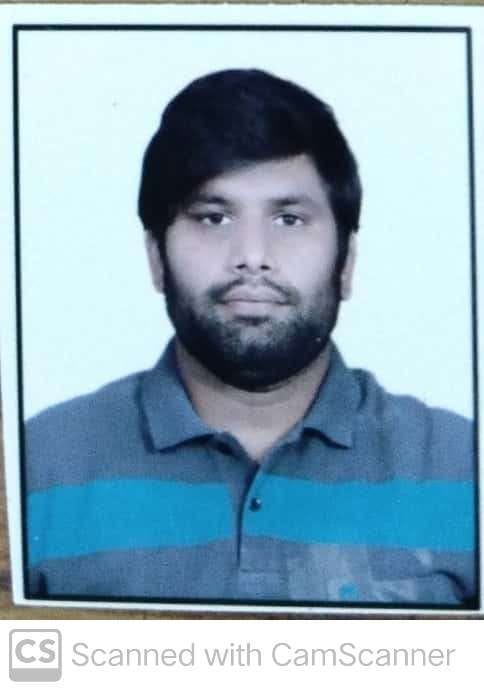
#> input picture photo.jpeg, 484 x 690 px
$ python face_detection_image.py
#> lines starting #> are read from the running program, lines starting #| are printed output that depends on the picture; after the words box and inside, x2 and y2 are one past the last pixel; in counts of white or black regions, pixels touching at a corner belong together
import cv2

face_cascade = cv2.CascadeClassifier("haarcascade_frontalface_default.xml")

img = cv2.imread("photo.jpeg", 1)
#> img is the input picture: shape (690, 484, 3); mean B, G, R 189.5, 173.2, 143.8

gray_img = cv2.cvtColor(img, cv2.COLOR_BGR2GRAY)
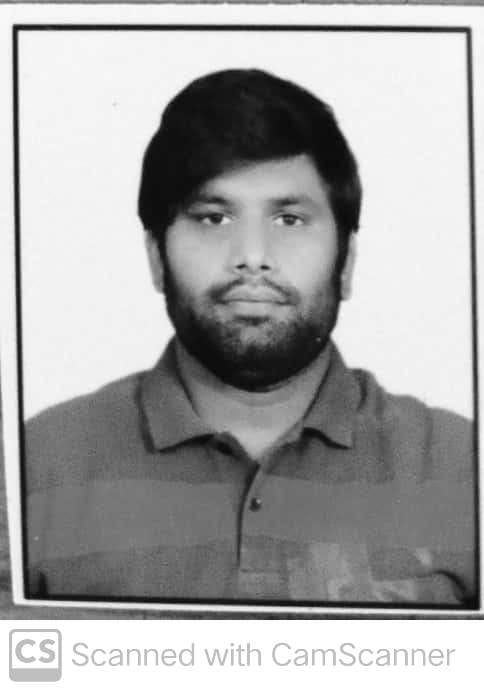
#> gray_img: shape (690, 484); min 4, max 255, mean 166.3

faces = face_cascade.detectMultiScale(gray_img, scaleFactor=1.05, minNeighbors=5)
#> faces = [[153, 141, 202, 202]]

for (x,y,w,h) in faces:
    img = cv2.rectangle(img,(x,y),(x+w,y+h),(255,0,0),2)
#> this loop made 1 pass
#> pass 1, `img = cv2.rectangle(img,(x,y),(x+w,y+h),(255,0,0),2)`:
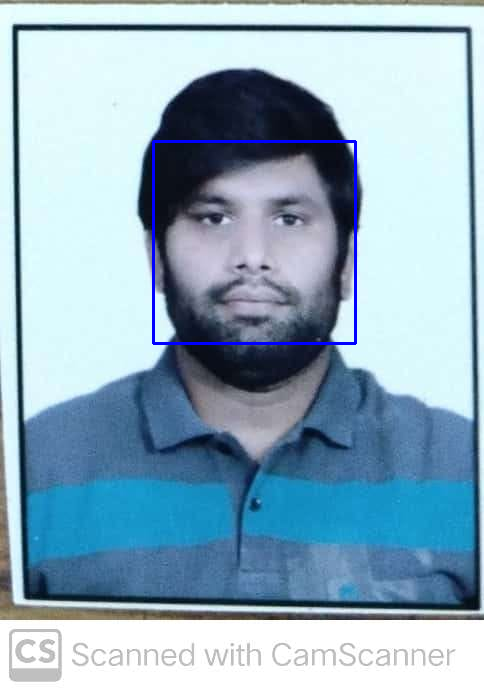
#> img: shape (690, 484, 3); 0.72% of pixels changed, all inside (x1, y1, x2, y2) = (152, 140, 357, 345)

#resized = cv2.resize(img, (int(img.shape[1]*2),int(img.shape[0]*2)))

cv2.imshow("Face",img)

cv2.waitKey(0)

cv2.destroyAllWindows()
